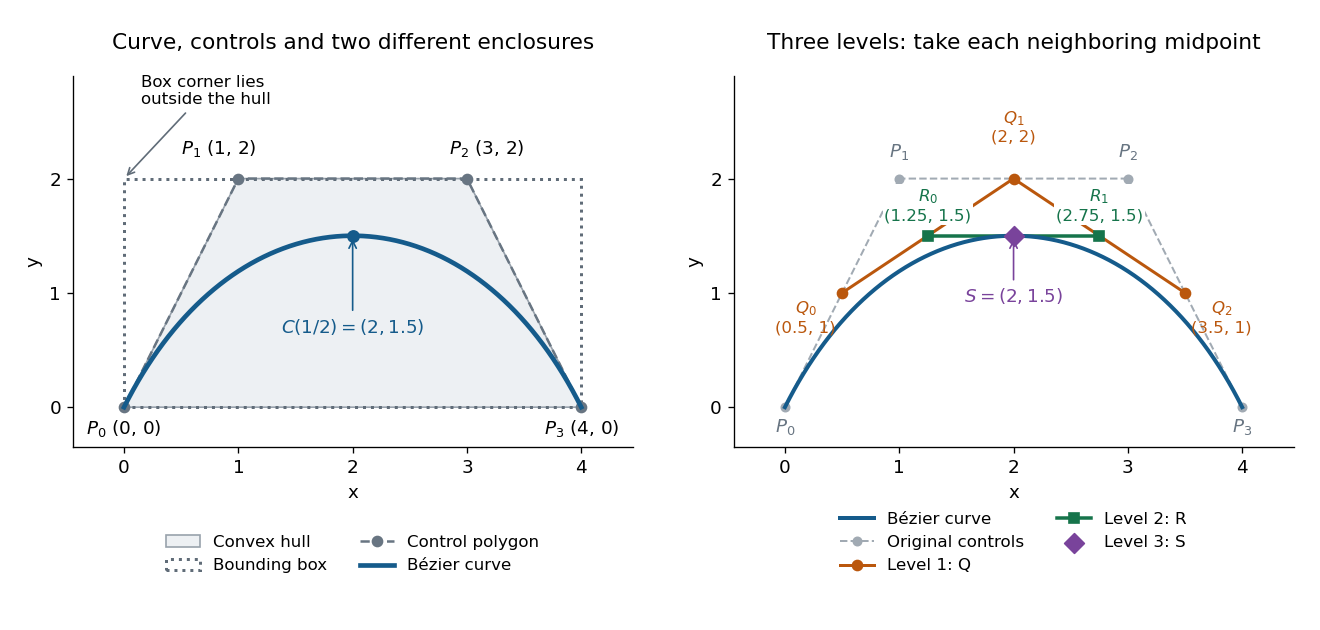

This figure's Python source:
"""Cubic Bézier hull and midpoint construction; output PNG in the working directory.

Uses the repository's NumPy and Matplotlib dependencies; tested with Python 3.14.4.
"""

from pathlib import Path

import matplotlib

matplotlib.use("Agg")
import matplotlib.pyplot as plt
from matplotlib.patches import Polygon, Rectangle
import numpy as np


def bernstein_cubic(points, t):
    t = np.asarray(t)
    weights = np.stack(((1 - t) ** 3, 3 * (1 - t) ** 2 * t,
                        3 * (1 - t) * t**2, t**3), axis=-1)
    return weights @ points


def construction(points, t):
    levels = [np.asarray(points, dtype=float)]
    while len(levels[-1]) > 1:
        row = levels[-1]
        levels.append((1 - t) * row[:-1] + t * row[1:])
    return levels


def main():
    points = np.array([[0, 0], [1, 2], [3, 2], [4, 0]], dtype=float)
    p, q, r, s = construction(points, 0.5)
    np.testing.assert_array_equal(q, [[0.5, 1], [2, 2], [3.5, 1]])
    np.testing.assert_array_equal(r, [[1.25, 1.5], [2.75, 1.5]])
    np.testing.assert_array_equal(s, [[2, 1.5]])
    t = np.linspace(0, 1, 1001)
    curve = bernstein_cubic(points, t)
    expanded = np.column_stack((3 * t + 3 * t**2 - 2 * t**3, 6 * t * (1 - t)))
    np.testing.assert_allclose(curve, expanded, rtol=0, atol=2e-15)
    recursive = np.array([construction(points, float(u))[-1][0] for u in t])
    evaluation_error = float(np.max(np.abs(curve - recursive)))
    assert evaluation_error < 2e-15
    # The trapezoidal hull is 0 <= y <= min(2, 2x, 8 - 2x).
    x, y = curve.T
    assert np.all(y >= 0) and np.all(y <= 1.5)
    assert np.all(y <= 2 * x + 1e-14) and np.all(y <= 8 - 2 * x + 1e-14)
    assert 2 > 2 * 0  # Bounding-box corner (0, 2) is outside that hull.
    matrix = np.array([[2, 1], [0, 1]], dtype=float)
    shift = np.array([0, 1], dtype=float)
    transformed = points @ matrix.T + shift
    np.testing.assert_array_equal(transformed, [[0, 1], [4, 3], [8, 3], [8, 1]])
    affine_error = float(np.max(np.abs(
        bernstein_cubic(transformed, t) - (curve @ matrix.T + shift))))
    assert affine_error < 4e-15
    np.testing.assert_array_equal(bernstein_cubic(transformed, 0.5), [5.5, 2.5])

    plt.rcParams.update({"font.size": 11, "axes.titlesize": 13,
                         "axes.labelsize": 11, "figure.facecolor": "white",
                         "axes.facecolor": "white"})
    fig, axes = plt.subplots(1, 2, figsize=(11, 5.25), dpi=120)
    blue, orange, green, purple = "#155b8b", "#ba570d", "#16744b", "#79439b"
    ax = axes[0]
    ax.add_patch(Polygon(points, closed=True, facecolor="#edf0f3",
                         edgecolor="#98a2ac", lw=1, label="Convex hull"))
    ax.add_patch(Rectangle((0, 0), 4, 2, fill=False, ls=":", lw=1.8,
                           edgecolor="#606c78", label="Bounding box"))
    ax.plot(*points.T, "o--", color="#687582", lw=1.5, ms=6,
            label="Control polygon", zorder=3)
    ax.plot(*curve.T, color=blue, lw=2.8, label="Bézier curve", zorder=4)
    ax.scatter([2], [1.5], s=45, color=blue, zorder=5)
    for i, point in enumerate(points):
        offset = [(0, -16), (-12, 15), (12, 15), (0, -16)][i]
        ax.annotate(f"$P_{i}$ ({point[0]:g}, {point[1]:g})", point,
                    xytext=offset, textcoords="offset points", ha="center")
    ax.annotate("Box corner lies\noutside the hull", (0, 2), xytext=(0.15, 2.65),
                fontsize=10, arrowprops={"arrowstyle": "->", "color": "#606c78"})
    ax.annotate("$C(1/2)=(2,1.5)$", (2, 1.5), xytext=(2, 0.65),
                ha="center", color=blue,
                arrowprops={"arrowstyle": "->", "color": blue})
    ax.set_title("Curve, controls and two different enclosures", pad=16)
    ax.legend(loc="lower center", bbox_to_anchor=(0.5, -0.38), ncol=2,
              frameon=False, fontsize=10)

    ax = axes[1]
    ax.plot(*curve.T, color=blue, lw=2.4, label="Bézier curve", zorder=3)
    ax.plot(*p.T, "o--", color="#a1aab3", lw=1.2, ms=5, label="Original controls")
    ax.plot(*q.T, "o-", color=orange, lw=1.8, ms=6, label="Level 1: Q")
    ax.plot(*r.T, "s-", color=green, lw=2.1, ms=6, label="Level 2: R")
    ax.scatter(*s.T, color=purple, marker="D", s=70, zorder=7, label="Level 3: S")
    for i, point in enumerate(p):
        ax.annotate(f"$P_{i}$", point, xytext=(0, 13 if i in (1, 2) else -15),
                    textcoords="offset points", ha="center", color="#687582")
    for i, point in enumerate(q):
        offsets = [(-22, -24), (0, 22), (22, -24)]
        ax.annotate(f"$Q_{i}$\n({point[0]:g}, {point[1]:g})", point,
                    xytext=offsets[i], textcoords="offset points", ha="center",
                    fontsize=10, color=orange)
    for i, point in enumerate(r):
        ax.annotate(f"$R_{i}$\n({point[0]:g}, {point[1]:g})", point,
                    xytext=(0, 9),
                    textcoords="offset points", ha="center", fontsize=10, color=green,
                    bbox={"facecolor": "white", "edgecolor": "none", "pad": 1})
    ax.annotate("$S=(2,1.5)$", s[0], xytext=(0, -40),
                textcoords="offset points", ha="center", color=purple,
                arrowprops={"arrowstyle": "->", "color": purple})
    ax.set_title("Three levels: take each neighboring midpoint", pad=16)
    ax.legend(loc="lower center", bbox_to_anchor=(0.5, -0.38), ncol=2,
              frameon=False, fontsize=10)
    for ax in axes:
        ax.set(xlim=(-0.45, 4.45), ylim=(-0.35, 2.9), xlabel="x", ylabel="y")
        ax.set_aspect("equal")
        ax.set_xticks(range(5))
        ax.set_yticks([0, 1, 2])
        ax.spines[["top", "right"]].set_visible(False)
    fig.subplots_adjust(left=0.055, right=0.98, top=0.91, bottom=0.26, wspace=0.18)
    output = Path.cwd() / (Path(__file__).stem + ".png")
    fig.savefig(output, facecolor="white", transparent=False)
    plt.close(fig)
    print(f"{output.name}: 1320x630; midpoint={s[0].tolist()}; "
          f"1001-point Bernstein/recursion error={evaluation_error:.3g}; "
          f"affine error={affine_error:.3g}; hull inequalities passed")


if __name__ == "__main__":
    main()
